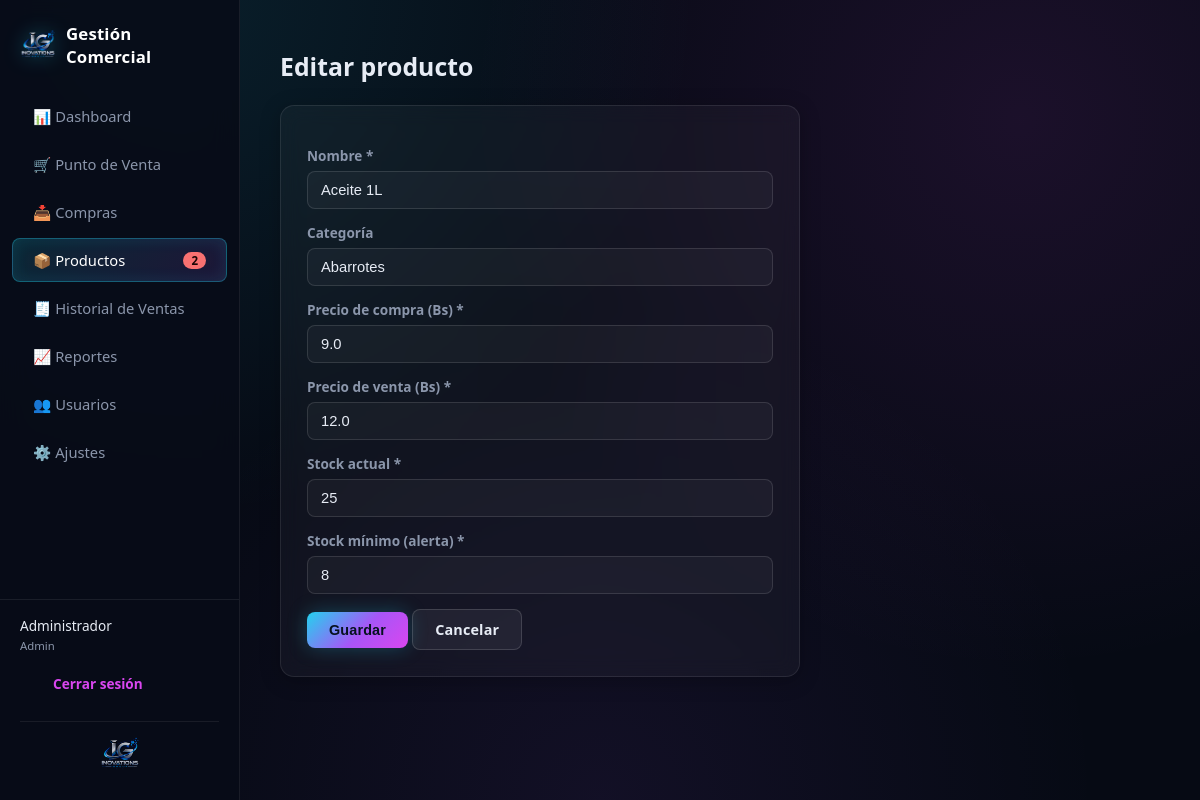
Page /productos/2/editar (signed in) on the committed database.
### tables this page shows
CREATE TABLE Productos (
            ID_Producto     INTEGER PRIMARY KEY AUTOINCREMENT,
            Nombre          TEXT NOT NULL,
            Categoria       TEXT,
            Precio_Compra   REAL NOT NULL DEFAULT 0,
            Precio_Venta    REAL NOT NULL DEFAULT 0,
            Stock_Actual    INTEGER NOT NULL DEFAULT 0,
            Stock_Minimo    INTEGER NOT NULL DEFAULT 5,
            Activo          INTEGER NOT NULL DEFAULT 1
        );

### app.py (the view)
@app.route("/productos/<int:pid>/editar", methods=["GET", "POST"])
@login_required
def producto_editar(pid):
    conn = get_connection()
    producto = conn.execute("SELECT * FROM Productos WHERE ID_Producto=?", (pid,)).fetchone()
    if not producto:
        conn.close()
        flash("Producto no encontrado.", "danger")
        return redirect(url_for("productos_list"))
    if request.method == "POST":
        try:
            nombre = request.form["nombre"].strip()
            categoria = request.form.get("categoria", "").strip()
            p_compra = float(request.form["precio_compra"])
            p_venta = float(request.form["precio_venta"])
            stock = int(request.form["stock_actual"])
            stock_min = int(request.form["stock_minimo"])
            conn.execute(
                """UPDATE Productos SET Nombre=?, Categoria=?, Precio_Compra=?, Precio_Venta=?,
                   Stock_Actual=?, Stock_Minimo=? WHERE ID_Producto=?""",
                (nombre, categoria, p_compra, p_venta, stock, stock_min, pid),
            )
            conn.commit()
            flash("Producto actualizado.", "success")
            return redirect(url_for("productos_list"))
        except (ValueError, KeyError) as e:
            flash(f"Datos inválidos: {e}", "danger")
        finally:
            conn.close()
    else:
        conn.close()
    return render_template("producto_form.html", producto=producto)

### app.py (called while the page is built)
def login_required(f):
    @wraps(f)
    def wrapper(*args, **kwargs):
        if "user_id" not in session:
            return redirect(url_for("login"))
        return f(*args, **kwargs)
    return wrapper

@app.context_processor
def inject_globals():
    conn = get_connection()
    stock_bajo = conn.execute(
        "SELECT COUNT(*) AS c FROM Productos WHERE Stock_Actual <= Stock_Minimo AND Activo=1"
    ).fetchone()["c"]
    conn.close()
    return dict(alertas_stock=stock_bajo, session=session)

### database.py (called while the page is built)
def get_connection():
    conn = sqlite3.connect(DB_PATH)
    conn.row_factory = sqlite3.Row
    conn.execute("PRAGMA foreign_keys = ON")
    return conn

### templates/producto_form.html (shortened to what this page needs)
{% extends "base.html" %}
{% block content %}
<h1>{{ 'Editar producto' if producto else 'Nuevo producto' }}</h1>
<div class="form-box">
  <form method="POST">
    <label>Nombre *</label>
    <input type="text" name="nombre" required value="{{ producto.Nombre if producto else '' }}">
    <label>Categoría</label>
    <input type="text" name="categoria" value="{{ producto.Categoria if producto else '' }}">
    <label>Precio de compra (Bs) *</label>
    <input type="number" step="0.01" min="0" name="precio_compra" required value="{{ producto.Precio_Compra if producto else '0' }}">
    <label>Precio de venta (Bs) *</label>
    <input type="number" step="0.01" min="0" name="precio_venta" required value="{{ producto.Precio_Venta if producto else '0' }}">
    <label>Stock actual *</label>
    <input type="number" min="0" name="stock_actual" required value="{{ producto.Stock_Actual if producto else '0' }}">
    <label>Stock mínimo (alerta) *</label>
    <input type="number" min="0" name="stock_minimo" required value="{{ producto.Stock_Minimo if producto else '5' }}">
    <button class="btn" type="submit">Guardar</button>
    <a href="{{ url_for('productos_list') }}" class="btn secondary">Cancelar</a>
  </form>
</div>
{% endblock %}

### static/css/style.css (style rules this page uses)
:root { --bg: #060a14; --bg-2: #0b1120; --sidebar-bg: rgba(8, 12, 24, 0.92); --card-bg: rgba(255, 255, 255, 0.035); --card-border: rgba(255, 255, 255, 0.09); --card-border-hover: rgba(34, 211, 238, 0.45); --cyan: #22d3ee; --magenta: #d946ef; --purple: #a855f7; --gradient: linear-gradient(135deg, var(--cyan) 0%, var(--purple) 55%, var(--magenta) 100%); --text: #e7ecf5; --text-dim: #8b96ab; --text-dimmer: #5f6a80; --verde: #22c55e; --acento: #eab308; --rojo: #f87171; --radius: 14px; --radius-sm: 8px; }
* { box-sizing: border-box; }
body { margin: 0; font-family: 'Segoe UI', system-ui, -apple-system, sans-serif; color: var(--text); background: radial-gradient(circle at 15% 0%, rgba(34, 211, 238, 0.10), transparent 40%), radial-gradient(circle at 85% 15%, rgba(217, 70, 239, 0.10), transparent 45%), radial-gradient(circle at 50% 100%, rgba(168, 85, 247, 0.08), transparent 50%), var(--bg); min-height: 100vh; }
a { text-decoration: none; color: inherit; }
h1 { font-size: 1.55rem; margin-bottom: 22px; font-weight: 700; color: var(--text); }
.form-box { background: var(--card-bg); border: 1px solid var(--card-border); padding: 26px; border-radius: var(--radius); max-width: 520px; backdrop-filter: blur(10px); box-shadow: 0 4px 20px rgba(0,0,0,.25); }
label { display: block; margin: 14px 0 6px; font-weight: 600; font-size: .85rem; color: var(--text-dim); }
input, select { width: 100%; padding: 10px 13px; border: 1px solid rgba(255,255,255,0.12); border-radius: var(--radius-sm); font-size: .92rem; background: rgba(255,255,255,0.035); color: var(--text); transition: border-color .15s ease, box-shadow .15s ease; }
input::placeholder { color: var(--text-dimmer); }
.btn { display: inline-block; background: var(--gradient); color: #06111f; border: none; font-weight: 700; letter-spacing: .01em; padding: 10px 22px; border-radius: var(--radius-sm); font-size: .9rem; cursor: pointer; margin-top: 15px; box-shadow: 0 0 20px rgba(34, 211, 238, 0.25); transition: transform .12s ease, box-shadow .12s ease, filter .12s ease; }
.btn.secondary { background: rgba(255,255,255,0.06); color: var(--text); border: 1px solid rgba(255,255,255,0.14); box-shadow: none; }

### rows in the picture
Productos: nombre "Aceite 1L", categoria "Abarrotes", precio_compra "9.0", precio_venta "12.0", stock_actual "25", stock_minimo "8"

### other values in the picture
{{ alertas_stock }} "2"
{{ session.get('nombre') }} "Administrador"
{{ session.get('rol') }} "Admin"
{{ 'Editar producto' if producto else 'Nuevo producto' }} "Editar producto"
